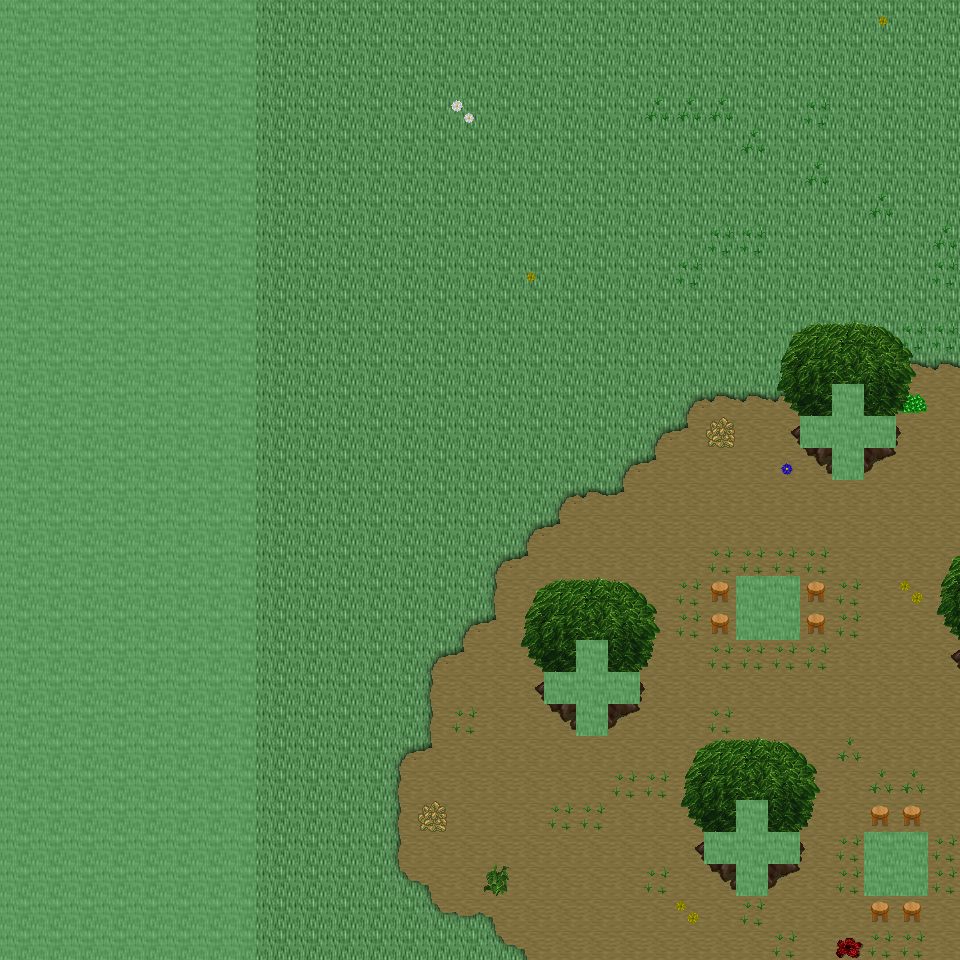

Rendered tile map (Tiled .tmx) drawn with the repository's tilesets; below, a short description and the map source with its tile grids summarised:
An orthogonal 30x30 tile map with 32x32 px tiles, 6 tile layers (Ground, Object, Object2, Above, ...), 34 tilesets and 2 objects (2x mapExit).

<map version="1.0" orientation="orthogonal" renderorder="right-down" width="30" height="30" tilewidth="32" tileheight="32" nextobjectid="3">
  <tileset firstgid="1" name="tileset_ground_ground" tilewidth="32" tileheight="32" tilecount="33" columns="3">
    <image source="../drawable/tileset_ground_ground.png" width="96" height="352" />
  </tileset>
  <tileset firstgid="34" name="tileset_ground_grass_edges" tilewidth="32" tileheight="32" tilecount="36" columns="12">
    <image source="../drawable/tileset_ground_grass_edges.png" width="384" height="96" />
  </tileset>
  <tileset firstgid="70" name="tileset_ground_earth_edges" tilewidth="32" tileheight="32" tilecount="18" columns="6">
    <image source="../drawable/tileset_ground_earth_edges.png" width="192" height="96" />
  </tileset>
  <tileset firstgid="88" name="tileset_ground_grass_corners" tilewidth="32" tileheight="32" tilecount="24" columns="6">
    <image source="../drawable/tileset_ground_grass_corners.png" width="192" height="128" />
  </tileset>
  <tileset firstgid="112" name="tileset_plant_grasses" tilewidth="32" tileheight="32" tilecount="6" columns="3">
    <image source="../drawable/tileset_plant_grasses.png" width="96" height="64" />
  </tileset>
  <tileset firstgid="118" name="tileset_plant_flower_daisy_blue" tilewidth="32" tileheight="32" tilecount="8" columns="2">
    <image source="../drawable/tileset_plant_flower_daisy_blue.png" width="64" height="128" />
  </tileset>
  <tileset firstgid="126" name="tileset_plant_flower_daisy_yellow" tilewidth="32" tileheight="32" tilecount="8" columns="2">
    <image source="../drawable/tileset_plant_flower_daisy_yellow.png" width="64" height="128" />
  </tileset>
  <tileset firstgid="134" name="tileset_plant_bush_bushes" tilewidth="32" tileheight="32" tilecount="10" columns="5">
    <image source="../drawable/tileset_plant_bush_bushes.png" width="160" height="64" />
  </tileset>
  <tileset firstgid="144" name="tileset_plant_flower_daisy_red" tilewidth="32" tileheight="32" tilecount="8" columns="2">
    <image source="../drawable/tileset_plant_flower_daisy_red.png" width="64" height="128" />
  </tileset>
  <tileset firstgid="152" name="tileset_plant_flower_daisy_white" tilewidth="32" tileheight="32" tilecount="8" columns="2">
    <image source="../drawable/tileset_plant_flower_daisy_white.png" width="64" height="128" />
  </tileset>
  <tileset firstgid="160" name="tileset_logic_collision" tilewidth="32" tileheight="32" tilecount="1" columns="1">
    <image source="../drawable/tileset_logic_collision.png" width="32" height="32" />
  </tileset>
  <tileset firstgid="161" name="tileset_plant_stump_stump_brown" tilewidth="32" tileheight="32" tilecount="4" columns="2">
    <image source="../drawable/tileset_plant_stump_stump_brown.png" width="64" height="64" />
  </tileset>
  <tileset firstgid="165" name="tileset_plant_tree_tree_green" tilewidth="32" tileheight="32" tilecount="88" columns="8">
    <image source="../drawable/tileset_plant_tree_tree_green.png" width="256" height="352" />
  </tileset>
  <tileset firstgid="253" name="tileset_logic_item_resources" tilewidth="32" tileheight="32" tilecount="6" columns="6">
    <image source="../drawable/tileset_logic_item_resources.png" width="192" height="32" />
  </tileset>
  <tileset firstgid="259" name="tileset_logic_item_mushroom" tilewidth="32" tileheight="32" tilecount="6" columns="6">
    <image source="../drawable/tileset_logic_item_mushroom.png" width="192" height="32" />
  </tileset>
  <tileset firstgid="265" name="tileset_object_tent" tilewidth="32" tileheight="32" tilecount="9" columns="3">
    <image source="../drawable/tileset_object_tent.png" width="96" height="96" />
  </tileset>
  <tileset firstgid="274" name="tileset_logic_creature_albino_elf" tilewidth="32" tileheight="32" tilecount="5" columns="5">
    <image source="../drawable/tileset_logic_creature_albino_elf.png" width="160" height="32" />
  </tileset>
  <tileset firstgid="279" name="tileset_ground_ladder_vertical_dark" tilewidth="32" tileheight="32" tilecount="3" columns="3">
    <image source="../drawable/tileset_ground_ladder_vertical_dark.png" width="96" height="32" />
  </tileset>
  <tileset firstgid="282" name="tileset_ground_ladder_horizontal_dark" tilewidth="32" tileheight="32" tilecount="3" columns="1">
    <image source="../drawable/tileset_ground_ladder_horizontal_dark.png" width="32" height="96" />
  </tileset>
  <tileset firstgid="285" name="tileset_furniture_light_flames" tilewidth="32" tileheight="32" tilecount="6" columns="6">
    <image source="../drawable/tileset_furniture_light_flames.png" width="192" height="32" />
  </tileset>
  <tileset firstgid="291" name="tileset_furniture_table_tree_stump_table" tilewidth="32" tileheight="32" tilecount="4" columns="2">
    <image source="../drawable/tileset_furniture_table_tree_stump_table.png" width="64" height="64" />
  </tileset>
  <tileset firstgid="295" name="tileset_furniture_chair_stool" tilewidth="32" tileheight="32" tilecount="1" columns="1">
    <image source="../drawable/tileset_furniture_chair_stool.png" width="32" height="32" />
  </tileset>
  <tileset firstgid="296" name="tileset_logic_creature_ent" tilewidth="32" tileheight="32" tilecount="4" columns="4">
    <image source="../drawable/tileset_logic_creature_ent.png" width="128" height="32" />
  </tileset>
  <tileset firstgid="300" name="tileset_logic_creature_animal" tilewidth="32" tileheight="32" tilecount="32" columns="8">
    <image source="../drawable/tileset_logic_creature_animal.png" width="256" height="128" />
  </tileset>
  <tileset firstgid="332" name="tileset_logic_portal" tilewidth="32" tileheight="32" tilecount="24" columns="8">
    <image source="../drawable/tileset_logic_portal.png" width="256" height="96" />
  </tileset>
  <tileset firstgid="356" name="tileset_logic_item_herb" tilewidth="32" tileheight="32" tilecount="5" columns="5">
    <image source="../drawable/tileset_logic_item_herb.png" width="160" height="32" />
  </tileset>
  <tileset firstgid="361" name="tileset_ground_pothole" tilewidth="32" tileheight="32" tilecount="4" columns="4">
    <image source="../drawable/tileset_ground_pothole.png" width="128" height="32" />
  </tileset>
  <tileset firstgid="365" name="tileset_logic_creature_elemental" tilewidth="32" tileheight="32" tilecount="16" columns="8">
    <image source="../drawable/tileset_logic_creature_elemental.png" width="256" height="64" />
  </tileset>
  <tileset firstgid="381" name="tileset_plant_bush_bush_pinks" tilewidth="32" tileheight="32" tilecount="4" columns="2">
    <image source="../drawable/tileset_plant_bush_bush_pinks.png" width="64" height="64" />
  </tileset>
  <tileset firstgid="385" name="tileset_light_door_light" tilewidth="32" tileheight="32" tilecount="12" columns="3">
    <image source="../drawable/tileset_light_door_light.png" width="96" height="128" />
  </tileset>
  <tileset firstgid="397" name="tileset_light_dim_light_7x5" tilewidth="32" tileheight="32" tilecount="35" columns="7">
    <image source="../drawable/tileset_light_dim_light_7x5.png" width="224" height="160" />
  </tileset>
  <tileset firstgid="432" name="tileset_light_light_5x5" tilewidth="32" tileheight="32" tilecount="25" columns="5">
    <image source="../drawable/tileset_light_light_5x5.png" width="160" height="160" />
  </tileset>
  <tileset firstgid="457" name="tileset_furniture_light_roots_lamp" tilewidth="32" tileheight="32" tilecount="6" columns="2">
    <image source="../drawable/tileset_furniture_light_roots_lamp.png" width="64" height="96" />
  </tileset>
  <tileset firstgid="463" name="tileset_building_huts" tilewidth="32" tileheight="32" tilecount="338" columns="26">
    <image source="../drawable/tileset_building_huts.png" width="832" height="416" />
  </tileset>
  <layer name="Ground" width="30" height="30">
    <data>[900 cells, 900 non-empty, 3 distinct tile ids]</data>
  </layer>
  <layer name="Object" width="30" height="30">
    <data>[900 cells, 136 non-empty, 30 distinct tile ids]</data>
  </layer>
  <layer name="Object2" width="30" height="30">
    <data>[900 cells, 0 non-empty, 0 distinct tile ids]</data>
  </layer>
  <layer name="Above" width="30" height="30">
    <data>[900 cells, 288 non-empty, 24 distinct tile ids]</data>
  </layer>
  <layer name="Above2" width="30" height="30">
    <data>[900 cells, 0 non-empty, 0 distinct tile ids]</data>
  </layer>
  <layer name="Walkable" width="30" height="30">
    <data>[900 cells, 263 non-empty, 1 distinct tile ids]</data>
  </layer>
  <objectgroup name="MapEvents">
    <object id="1" name="north" type="mapExit" x="256" y="0" width="704" height="32">
      <properties>
        <property name="map" value="level_0_x123_y129" />
        <property name="x" value="8" />
        <property name="y" value="28" />
      </properties>
    </object>
    <object id="2" name="south" type="mapExit" x="256" y="928" width="704" height="32">
      <properties>
        <property name="map" value="level_0_x123_y131" />
        <property name="x" value="8" />
        <property name="y" value="1" />
      </properties>
    </object>
  </objectgroup>
</map>
